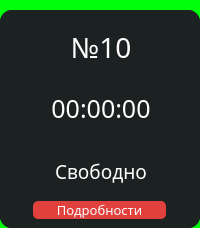
                  <widget class="QFrame" name="PC_10">
                   <property name="font">
                    <font>
                     <family>Montserrat Medium</family>
                    </font>
                   </property>
                   <property name="styleSheet">
                    <string notr="true">background-color: #00FF0A;
border-radius: 15px;</string>
                   </property>
                   <property name="frameShape">
                    <enum>QFrame::StyledPanel</enum>
                   </property>
                   <property name="frameShadow">
                    <enum>QFrame::Raised</enum>
                   </property>
                   <layout class="QVBoxLayout" name="verticalLayout_56">
                    <property name="spacing">
                     <number>0</number>
                    </property>
                    <property name="leftMargin">
                     <number>0</number>
                    </property>
                    <property name="topMargin">
                     <number>10</number>
                    </property>
                    <property name="rightMargin">
                     <number>0</number>
                    </property>
                    <property name="bottomMargin">
                     <number>0</number>
                    </property>
                    <item>
                     <widget class="QFrame" name="box_PC_10">
                      <property name="maximumSize">
                       <size>
                        <width>16777215</width>
                        <height>350</height>
                       </size>
                      </property>
                      <property name="styleSheet">
                       <string notr="true">background-color: rgb(28, 33, 34);
border-radius: 12px;</string>
                      </property>
                      <property name="frameShape">
                       <enum>QFrame::StyledPanel</enum>
                      </property>
                      <property name="frameShadow">
                       <enum>QFrame::Raised</enum>
                      </property>
                      <layout class="QVBoxLayout" name="verticalLayout_57">
                       <property name="spacing">
                        <number>0</number>
                       </property>
                       <property name="leftMargin">
                        <number>0</number>
                       </property>
                       <property name="topMargin">
                        <number>0</number>
                       </property>
                       <property name="rightMargin">
                        <number>0</number>
                       </property>
                       <property name="bottomMargin">
                        <number>0</number>
                       </property>
                       <item>
                        <widget class="QFrame" name="frame_11">
                         <property name="frameShape">
                          <enum>QFrame::StyledPanel</enum>
                         </property>
                         <property name="frameShadow">
                          <enum>QFrame::Raised</enum>
                         </property>
                         <layout class="QVBoxLayout" name="verticalLayout_58">
                          <property name="leftMargin">
                           <number>0</number>
                          </property>
                          <property name="rightMargin">
                           <number>0</number>
                          </property>
                          <item>
                           <widget class="QFrame" name="num_PC_10">
                            <property name="font">
                             <font>
                              <family>Montserrat Medium</family>
                             </font>
                            </property>
                            <property name="frameShape">
                             <enum>QFrame::StyledPanel</enum>
                            </property>
                            <property name="frameShadow">
                             <enum>QFrame::Raised</enum>
                            </property>
                            <layout class="QHBoxLayout" name="horizontalLayout_49">
                             <property name="leftMargin">
                              <number>11</number>
                             </property>
                             <item>
                              <widget class="QLabel" name="num_10">
                               <property name="font">
                                <font>
                                 <family>Montserrat Medium</family>
                                 <pointsize>-1</pointsize>
                                 <weight>7</weight>
                                 <italic>false</italic>
                                 <bold>false</bold>
                                </font>
                               </property>
                               <property name="layoutDirection">
                                <enum>Qt::LeftToRight</enum>
                               </property>
                               <property name="styleSheet">
                                <string notr="true">color: #fff; font-size: 28px;font: 57 28px &quot;Montserrat Medium&quot;;</string>
                               </property>
                               <property name="text">
                                <string>№10</string>
                               </property>
                               <property name="alignment">
                                <set>Qt::AlignCenter</set>
                               </property>
                              </widget>
                             </item>
                            </layout>
                           </widget>
                          </item>
                          <item>
                           <widget class="QFrame" name="timer_PC_10">
                            <property name="font">
                             <font>
                              <family>Montserrat Medium</family>
                             </font>
                            </property>
                            <property name="frameShape">
                             <enum>QFrame::StyledPanel</enum>
                            </property>
                            <property name="frameShadow">
                             <enum>QFrame::Raised</enum>
                            </property>
                            <layout class="QHBoxLayout" name="horizontalLayout_50">
                             <property name="leftMargin">
                              <number>11</number>
                             </property>
                             <item>
                              <widget class="QLabel" name="timer_10">
                               <property name="font">
                                <font>
                                 <family>Montserrat Medium</family>
                                 <pointsize>-1</pointsize>
                                 <weight>7</weight>
                                 <italic>false</italic>
                                 <bold>false</bold>
                                </font>
                               </property>
                               <property name="styleSheet">
                                <string notr="true">color: #fff; font-size: 25px; font: 57 25px &quot;Montserrat Medium&quot;;</string>
                               </property>
                               <property name="text">
                                <string>00:00:00</string>
                               </property>
                               <property name="alignment">
                                <set>Qt::AlignCenter</set>
                               </property>
                              </widget>
                             </item>
                            </layout>
                           </widget>
                          </item>
                          <item>
                           <widget class="QFrame" name="line_10">
                            <property name="maximumSize">
                             <size>
                              <width>200</width>
                              <height>2</height>
                             </size>
                            </property>
                            <property name="styleSheet">
                             <string notr="true">background-color: #7B7B7B;</string>
                            </property>
                            <property name="frameShape">
                             <enum>QFrame::StyledPanel</enum>
                            </property>
                            <property name="frameShadow">
                             <enum>QFrame::Raised</enum>
                            </property>
                           </widget>
                          </item>
                         </layout>
                        </widget>
                       </item>
                       <item>
                        <widget class="QFrame" name="frame_12">
                         <property name="maximumSize">
                          <size>
                           <width>16777215</width>
                           <height>150</height>
                          </size>
                         </property>
                         <property name="frameShape">
                          <enum>QFrame::StyledPanel</enum>
                         </property>
                         <property name="frameShadow">
                          <enum>QFrame::Raised</enum>
                         </property>
                         <layout class="QVBoxLayout" name="verticalLayout_59">
                          <property name="spacing">
                           <number>0</number>
                          </property>
                          <property name="leftMargin">
                           <number>0</number>
                          </property>
                          <property name="topMargin">
                           <number>0</number>
                          </property>
                          <property name="rightMargin">
                           <number>0</number>
                          </property>
                          <property name="bottomMargin">
                           <number>0</number>
                          </property>
                          <item>
                           <widget class="QFrame" name="info_PC_10">
                            <property name="maximumSize">
                             <size>
                              <width>16777215</width>
                              <height>42</height>
                             </size>
                            </property>
                            <property name="font">
                             <font>
                              <family>Montserrat Medium</family>
                              <pointsize>-1</pointsize>
                              <weight>7</weight>
                              <italic>false</italic>
                              <bold>false</bold>
                             </font>
                            </property>
                            <property name="styleSheet">
                             <string notr="true">font: 57 19px &quot;Montserrat Medium&quot;;</string>
                            </property>
                            <property name="frameShape">
                             <enum>QFrame::StyledPanel</enum>
                            </property>
                            <property name="frameShadow">
                             <enum>QFrame::Raised</enum>
                            </property>
                            <layout class="QHBoxLayout" name="horizontalLayout_51">
                             <property name="leftMargin">
                              <number>11</number>
                             </property>
                             <item>
                              <widget class="QLabel" name="info_10">
                               <property name="font">
                                <font>
                                 <family>Montserrat Medium</family>
                                 <pointsize>-1</pointsize>
                                 <weight>7</weight>
                                 <italic>false</italic>
                                 <bold>false</bold>
                                </font>
                               </property>
                               <property name="styleSheet">
                                <string notr="true">color: #fff; font-size: 19px;</string>
                               </property>
                               <property name="text">
                                <string>Свободно</string>
                               </property>
                               <property name="alignment">
                                <set>Qt::AlignCenter</set>
                               </property>
                              </widget>
                             </item>
                            </layout>
                           </widget>
                          </item>
                          <item>
                           <widget class="QFrame" name="btn_details_10">
                            <property name="maximumSize">
                             <size>
                              <width>16777215</width>
                              <height>60</height>
                             </size>
                            </property>
                            <property name="frameShape">
                             <enum>QFrame::StyledPanel</enum>
                            </property>
                            <property name="frameShadow">
                             <enum>QFrame::Raised</enum>
                            </property>
                            <layout class="QHBoxLayout" name="horizontalLayout_52">
                             <item>
                              <widget class="QPushButton" name="details_10">
                               <property name="maximumSize">
                                <size>
                                 <width>133</width>
                                 <height>40</height>
                                </size>
                               </property>
                               <property name="font">
                                <font>
                                 <family>Montserrat Medium</family>
                                 <pointsize>10</pointsize>
                                 <weight>7</weight>
                                 <italic>false</italic>
                                 <bold>false</bold>
                                </font>
                               </property>
                               <property name="styleSheet">
                                <string notr="true">QPushButton{
background-color: rgb(224, 65, 61);
color: #fff;
border-radius: 5px;
font: 57 10pt &quot;Montserrat Medium&quot;;
}

QPushButton:hover{
background-color: rgb(204, 5, 0);
}</string>
                               </property>
                               <property name="text">
                                <string>Подробности</string>
                               </property>
                              </widget>
                             </item>
                            </layout>
                           </widget>
                          </item>
                         </layout>
                        </widget>
                       </item>
                      </layout>
                     </widget>
                    </item>
                   </layout>
                  </widget>
